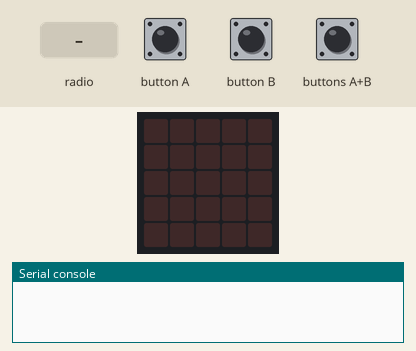
This program was run on a simulated BBC micro:bit (MakeCode). Shown: the board's 5×5 LED display, the last lines printed to the serial console. The test bench sets the inputs (shaded band). No radio messages arrive unless stated (any console line starting 'radio sent:' is added by the test bench).

Above: at 1.2 s.
1.3 s: radio message "lara" arrives
At 2.5 s:
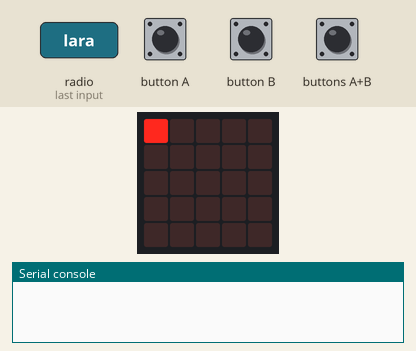
2.8 s: buttons A+B pressed for 0.15 s
At 3.3 s:
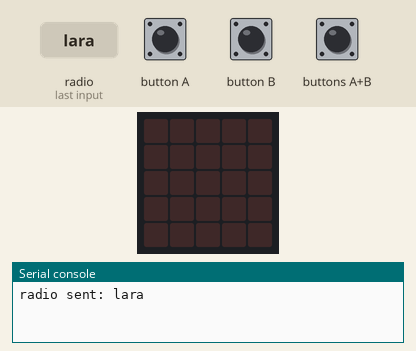
4.4 s: radio message "1" arrives
At 5.0 s:
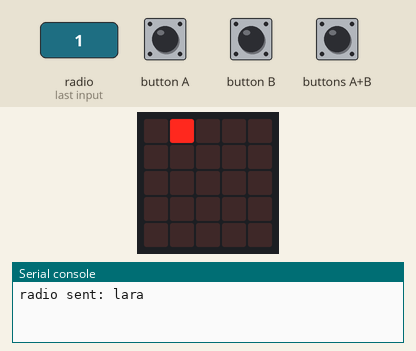
5.9 s: radio message "lara" arrives
At 7.1 s:
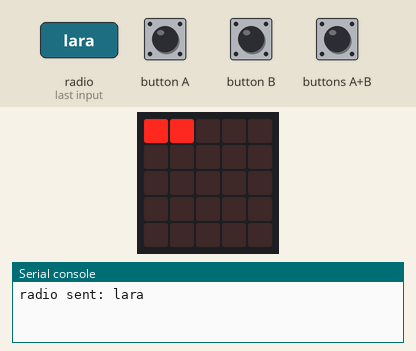
7.4 s: buttons A+B pressed for 1 s
At 9.2 s:
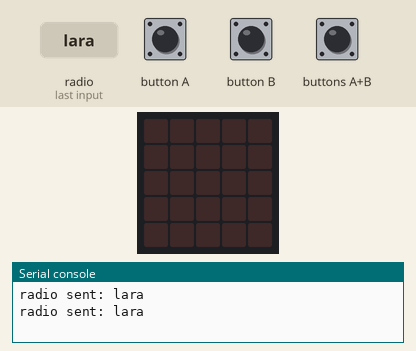
Timing chart, 0 to 10.7 s (numbered marks = the images above; inputs shaded):
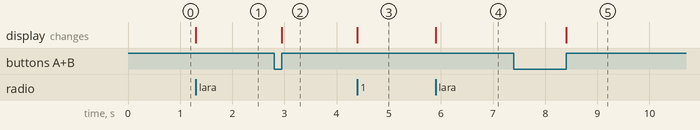

The program:

main.ts
```typescript
input.onButtonPressed(Button.A, function () {
    x += 1
})
input.onButtonPressed(Button.AB, function () {
    radio.setGroup(x * 10 / y)
    radio.sendString("lara")
    radio.setGroup(1)
    y = 0
    x = 0
    basic.clearScreen()
})
radio.onReceivedString(function (receivedString) {
    led.plot(parseFloat(receivedString.substr(0, 1)), parseFloat(receivedString.substr(1, 1)))
})
input.onButtonPressed(Button.B, function () {
    y += 1
})
let y = 0
let x = 0
radio.setGroup(1)
x = 0
y = 0
```

test.ts
```typescript
// aquí va el archivo "tests"; esto no se compilará cuando este paquete se utilice como una extensión.
```

Measured:
- after the input at 1.3 s, the display: changes at once (image 1)
- after the input at 2.8 s, the display: changes after 0.15 s (image 2)
- after the input at 4.4 s, the display: changes at once (image 3)
- after the input at 5.9 s, the display: changes at once (image 4)
- after the input at 7.4 s, the display: changes after 1.0 s (image 5)
